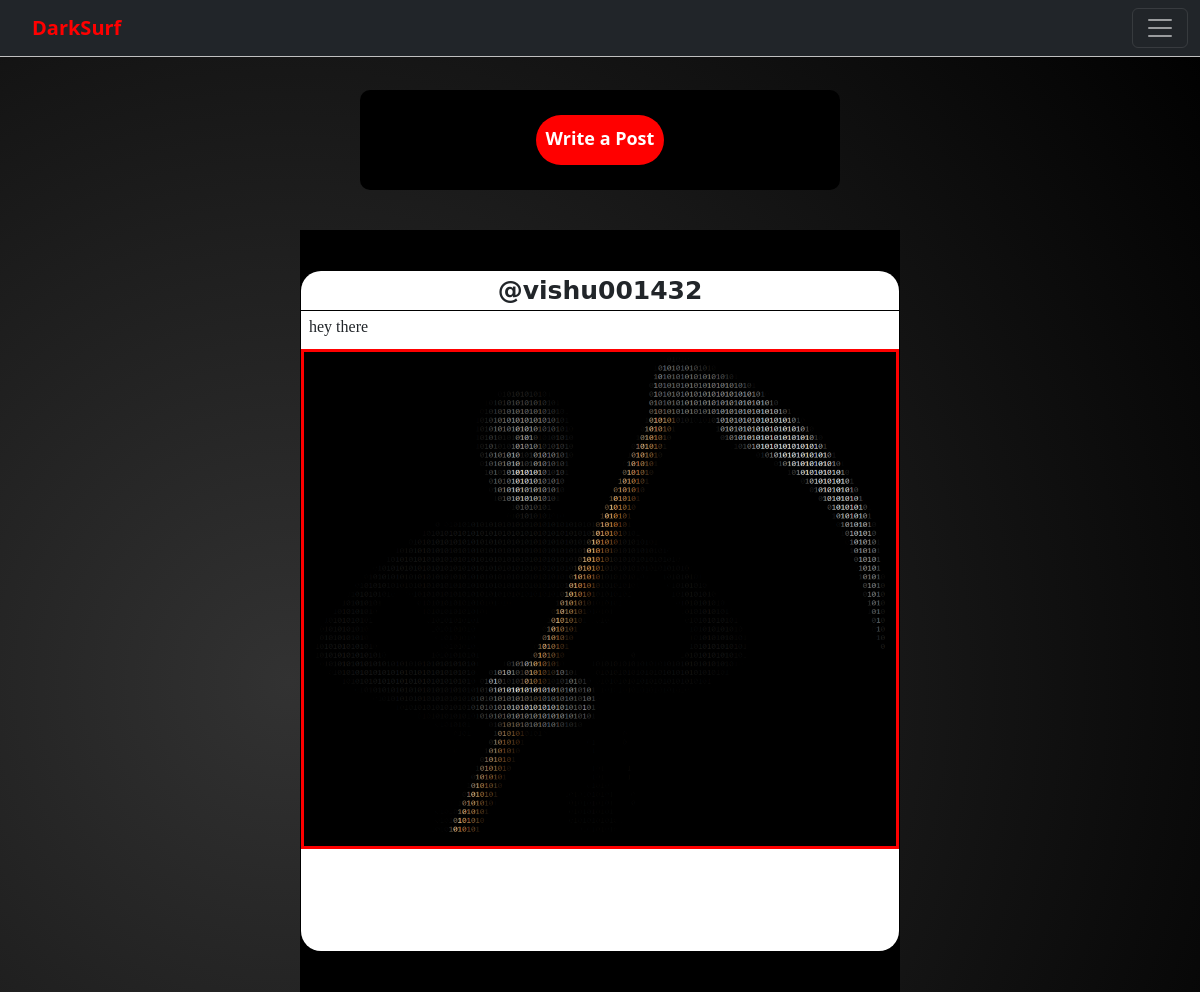
Screenshot of /posts/ (signed in) with the database file from the repository.
### social/models.py (models this page shows, shortened)
class Post(models.Model):
    id = models.UUIDField(primary_key=True, default=uuid.uuid4)
    user = models.CharField(max_length=100)
    image = models.ImageField(upload_to='post_images')
    write = models.TextField()
    created_at = models.DateTimeField(default=datetime.now)
    no_of_likes = models.IntegerField(default=0)

### social/views.py (the view)
# urls.py: path('posts/', views.posts, name='posts'),
@csrf_exempt
@login_required(login_url='login')
def posts(request):
    posts = Post.objects.all()
    return render(request, 'Html/posts.html', {'posts': posts})

### templates/Html/posts.html (shortened to what this page needs)
<!DOCTYPE html>
<html lang="en">
<head>
    {% load static %}
    <link rel="stylesheet" href={% static 'css/posts.css' %}>
    <link href="https://cdn.jsdelivr.net/npm/bootstrap@5.2.2/dist/css/bootstrap.min.css" rel="stylesheet">
</head>
<body style="background: radial-gradient(circle at 24.1% 68.8%, rgb(50, 50, 50) 0%, rgb(0, 0, 0) 99.4%);">
<nav style="border-bottom: 1px solid silver" class="navbar navbar-dark bg-dark fixed-top">
    <div class="container-fluid">
        <a class="navbar-brand" style="color: red; font-weight: bolder; margin-left: 20px" href="#">DarkSurf</a>
        <button class="navbar-toggler" type="button" data-bs-toggle="offcanvas" data-bs-target="#offcanvasDarkNavbar"
                aria-controls="offcanvasDarkNavbar">
            <span class="navbar-toggler-icon"></span>
        </button>
    </div>
</nav>
<section class="main1">
    <div class="upload-wrapper">
        <div class="blank">
        </div>
        <div class="upload-field">
            <button id="upload-text" name="upload-post-text" class="upload-text">Write a Post</button>
        </div>
        <div class="news"></div>
    </div>
</section>
{% for post in posts %}
    <section class="main" window.onload()>
        <div id="windows-container" class="windows-container">
        <header class="header-username"><div class="display-username">@{{ post.user }}</div></header>
            <div id="user-content" class="user-content">{{ post.write }}</div>
        <div class="post-update">
        <a href="#">
            <img class="user-post" src="{{ post.image.url }}"  >
        </a>
    </div>
    </div>
</section>
{% endfor %}
</body>
</html>

### static/css/posts.css (style rules this page uses)
* { box-sizing: border-box; }
.main1 { width: 100%; padding: 40px 0; display: flex; justify-content: center; margin-top: 50px; }
.main { width: 50%; padding: 40px 0; display: flex; justify-content: center; border: 1px solid black; height: auto; margin: auto; background-color: black; }
.upload-wrapper { width: 100%; max-width: 1300px; display: grid; grid-template-columns:auto auto auto; grid-gap: 10px; }
.blank { display: flex; flex-direction: column; height: 100px; }
.news { display: flex; flex-direction: column; height: 100px; }
.upload-field { border-radius: 10px; display: flex; height: 100px; background-color: black; }
.upload-text { display: flex; flex-direction: column; background-color: white; height: 50px; margin: auto; border-radius: 30px; border: none; padding: 10px; outline: none; font-size: 18px; background-color: red; color: white; font-weight: bold; min-width: 100px; }
.windows-container { height: 700px; width: 600px; background: white; border-radius: 20px; }
.header-username { display: flex; height: 40px; border-bottom: 1px solid black; }
.user-content { width: 100%; max-width: 590px; overflow-wrap: break-word; outline: none; resize: none; border: none; user-input: none; min-height: 30px; max-width: 550px; margin: 4px 40px 4px 8px; font-family: "Segoe UI Variable"; }
.display-username { display: flex; justify-content: center; align-items: center; margin: auto; font-size: 25px; font-weight: bold; font-family: "DejaVu Sans"; }
.post-update { width: 100%; height: 500px; border: 3px solid red; }
img { width: 100%; height: 100%; }

### rows the page displays
Post: user "vishu001432", write "hey there", image (picture)
